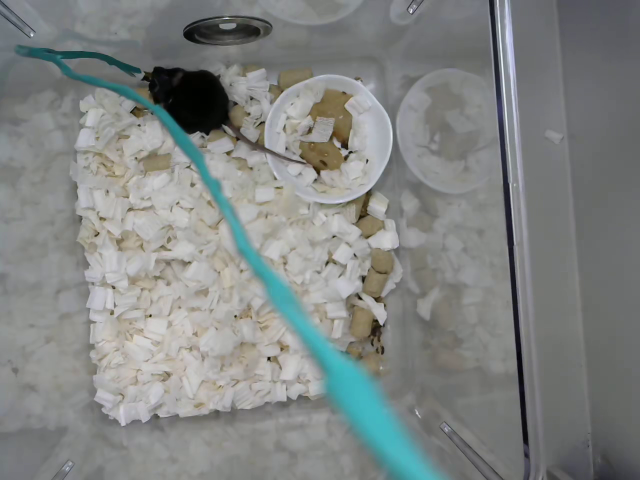
#> input picture data/test_picture (1).png, 1280 x 960 px (shown at 1/2 size)
$ python mask_opencv.py
#> lines starting #> are read from the running program, lines starting #| are printed output that depends on the picture; after the words box and inside, x2 and y2 are one past the last pixel; in counts of white or black regions, pixels touching at a corner belong together
#!/usr/bin/env python
import cv2
import numpy as np

img = cv2.imread("./data/test_picture (1).png", cv2.IMREAD_COLOR)
#> img is the input picture: shape (960, 1280, 3); mean B, G, R 130.6, 132.1, 128.4
hsv = cv2.cvtColor(img, cv2.COLOR_BGR2HSV)  # Convert BGR -> HSV
#> hsv: shape (960, 1280, 3); mean H, S, V 64.5, 19.1, 134.3

lower = np.array([60, 25, 50], dtype=np.uint8)
upper = np.array([120, 225, 225], dtype=np.uint8)

mask = cv2.inRange(hsv, lower, upper)
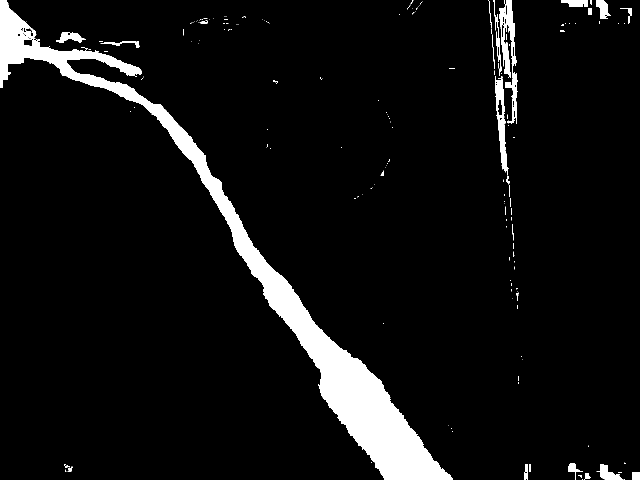
#> mask: shape (960, 1280) (shown at 1/2 size); 6.6% white; 191 white regions (153 under 20 px), largest, box (x1, y1, x2, y2) and area: (0, 0, 906, 960) 68788, (999, 0, 1036, 248) 3211, (990, 152, 1018, 351) 2166
img_out = img
img_out[mask > 0] = (0, 0, 255)
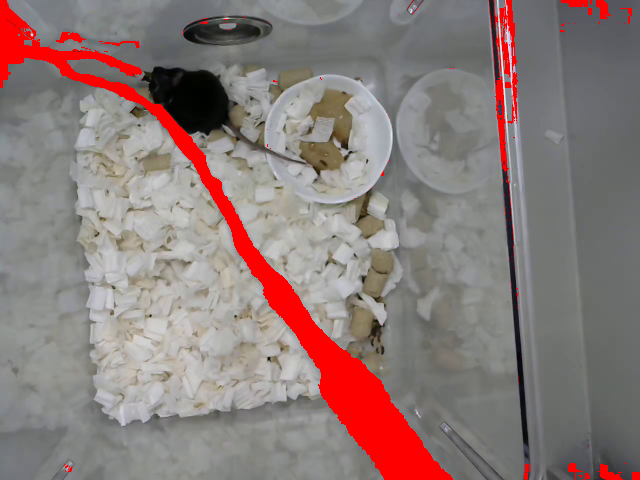
#> img_out: shape (960, 1280, 3) (shown at 1/2 size); 6.58% of pixels changed, all inside (x1, y1, x2, y2) = (0, 0, 1280, 960)

cv2.imwrite("test.png", img_out)

$ run again, with data/test_picture (3).png copied over data/test_picture (1).png
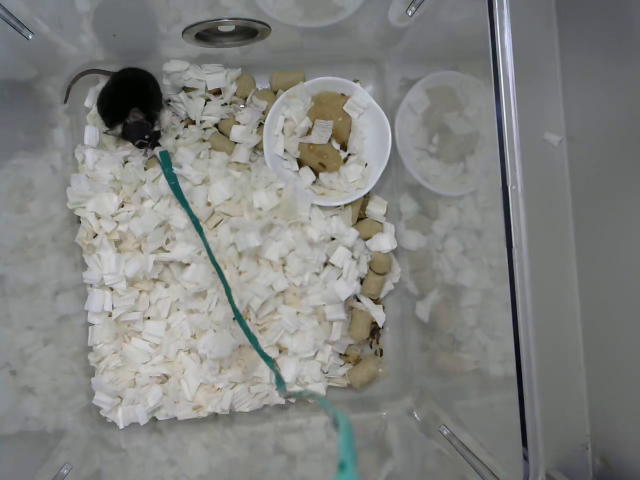
#> input picture data/test_picture (3).png, 1280 x 960 px (shown at 1/2 size)
#> img is the input picture: shape (960, 1280, 3); mean B, G, R 128, 130.4, 129.4
#> hsv: shape (960, 1280, 3); mean H, S, V 62.7, 14.9, 132.2
#> `mask = cv2.inRange(hsv, lower, upper)`:
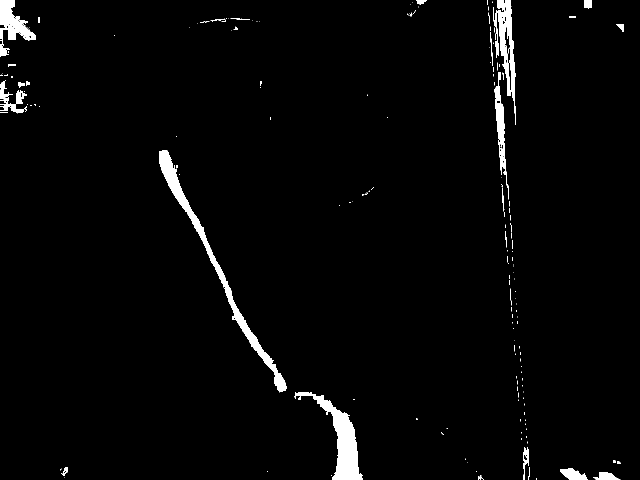
#> mask: shape (960, 1280) (shown at 1/2 size); 2.4% white; 182 white regions (144 under 20 px), largest, box (x1, y1, x2, y2) and area: (318, 300, 574, 785) 8151, (588, 784, 726, 960) 6726, (0, 0, 72, 114) 3330
#> `img_out[mask > 0] = (0, 0, 255)`:
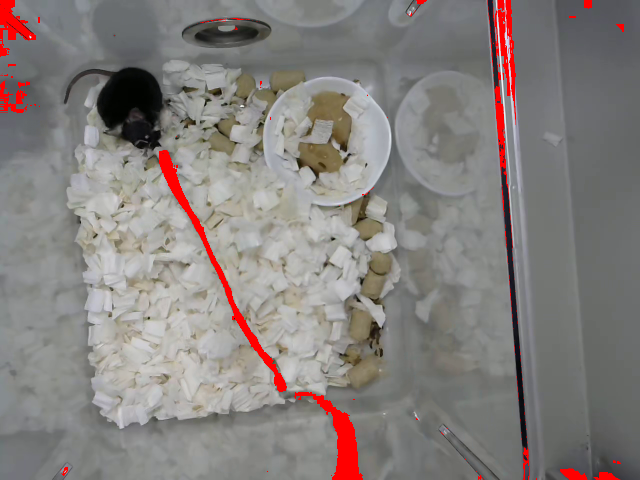
#> img_out: shape (960, 1280, 3) (shown at 1/2 size); 2.44% of pixels changed, all inside (x1, y1, x2, y2) = (0, 0, 1248, 960)
